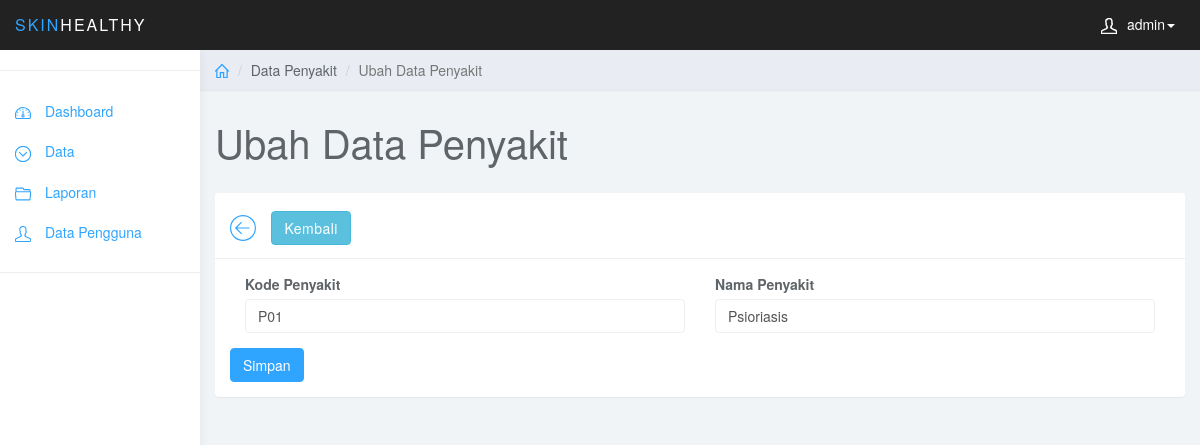
The app's page /component/admin/ubah-penyakit.php?kd_penyakit=P01 (signed in) with its own data.
### tables this page shows
CREATE TABLE `pengguna` (
  `kd_pengguna` varchar(16) NOT NULL,
  `nama` varchar(64) NOT NULL,
  `tempat_lahir` varchar(32) NOT NULL,
  `tanggal_lahir` date NOT NULL,
  `alamat` varchar(128) NOT NULL,
  `jenis_kelamin` varchar(16) NOT NULL,
  `no_telepon` varchar(16) NOT NULL,
  `email` varchar(64) NOT NULL,
  `bergabung_sejak` varchar(32) NOT NULL,
  `username` varchar(16) NOT NULL,
  `password` varchar(8) NOT NULL,
  `level` varchar(16) NOT NULL
);

CREATE TABLE `penyakit` (
  `kd_penyakit` varchar(4) NOT NULL,
  `nama_penyakit` varchar(64) NOT NULL
);

### component/functions.php (called while the page is built, shortened)
<?php
$conn = mysqli_connect("localhost", "root", "", "penyakit_kulit");
function query($query)
{
	global $conn;
	$result = mysqli_query($conn, $query);
	$rows = [];
	while ($row = mysqli_fetch_assoc($result)) {
		$rows[] = $row;
	}
	return $rows;
}

### component/admin/ubah-penyakit.php (the view, shortened to what this page needs)
<?php
require '../functions.php';
?>
<!DOCTYPE html>
<html>
<head>
  <link href="../../assets/admin/css/bootstrap.min.css" rel="stylesheet">
  <link href="../../assets/admin/css/styles.css" rel="stylesheet">
</head>
<body>
  <?php include 'template/navbar.php';  ?>
  <?php include 'template/sidebar.php'; ?>
  <div class="col-sm-9 col-sm-offset-3 col-lg-10 col-lg-offset-2 main">
    <div class="row">
      <ol class="breadcrumb">
        <li><a href="dashboard.php"><svg class="glyph stroked home">
              <use xlink:href="#stroked-home"></use>
            </svg></a></li>
        <li>Data Penyakit</li>
        <li class="active">Ubah Data Penyakit</li>
      </ol>
    </div>
    <div class="row">
      <div class="col-lg-12">
        <h1 class="page-header">Ubah Data Penyakit</h1>
      </div>
    </div>
    <div class="row">
      <div class=" col-lg-12">
        <div class="panel panel-default">
          <div class="panel-heading">
            <a href="data-penyakit.php"><svg class="glyph stroked arrow left">
                <use xlink:href="#stroked-arrow-left"></use>
              </svg>
            </a>
            <a href="data-penyakit.php" class="btn btn-info">Kembali</a>
          </div>
          <div class="panel-body">
            <form action="" method="post" role="form">
              <?php
              $kd_penyakit = $_GET["kd_penyakit"];
              $penyakit = query("SELECT * FROM penyakit WHERE kd_penyakit = '$kd_penyakit'")[0];
              ?>
              <div class="col-md-6">
                <div class="form-group">
                  <label for="kd_penyakit">Kode Penyakit</label>
                  <input class="form-control" name="kd_penyakit" id="kd_penyakit" autocomplete="off" value="<?= $penyakit["kd_penyakit"]; ?>">
                </div>
              </div>
              <div class="col-md-6">
                <div class="form-group">
                  <label for="nama_penyakit">Nama Penyakit</label>
                  <input class="form-control" name="nama_penyakit" id="nama_penyakit" autocomplete="off" value="<?= $penyakit["nama_penyakit"]; ?>">
                </div>
              </div>
              <button type="submit" name="submit" class="btn btn-primary">Simpan</button>
            </form>
          </div>
        </div>
      </div>
    </div>
  </div>
</body>
</html>

### component/admin/template/navbar.php (shortened to what this page needs)
<nav class="navbar navbar-inverse navbar-fixed-top" role="navigation">
  <div class="container-fluid">
    <div class="navbar-header">
      <a class="navbar-brand" href="#">
        <span>SKIN</span>HEALTHY</a>
      <ul class="user-menu">
        <?php
        if (isset($_COOKIE['kd_pengguna'])) :
          $kd_pengguna = $_COOKIE['kd_pengguna'];
          $result = mysqli_query($conn, "SELECT nama FROM pengguna WHERE kd_pengguna = '$kd_pengguna'");
          $row = mysqli_fetch_assoc($result);
        ?>
          <li class="dropdown pull-right">
            <a href="#" class="dropdown-toggle" data-toggle="dropdown"><svg class="glyph stroked male-user">
                <use xlink:href="#stroked-male-user"></use>
              </svg><?= $row["nama"]; ?><span class="caret"></span></a>
          <?php endif; ?>
          </li>
      </ul>
    </div>
  </div>
</nav>

### assets/admin/css/styles.css (style rules this page uses)
body { background: #f1f4f7; padding-top: 50px; color: #5f6468; }
a, a:hover, a:focus { color: #30a5ff; }
h1, h2, h3, h4, h5, h6 { color: #5f6468; }
h1 { font-weight: 300; font-size: 40px; }
.form-control { border: 1px solid #eee; box-shadow: none; }
.navbar-header .navbar-brand { color: #fff; font-size: 16px; text-transform: uppercase; font-weight: 500; letter-spacing: 2px; }
.navbar-header .navbar-brand span { color: #30a5ff; }
.btn-primary, .btn-primary:hover, .btn-primary:focus, .btn-primary:active, .btn-primary.active, .open > .dropdown-toggle.btn-primary, .btn-primary.disabled, .btn-primary[disabled], fieldset[disabled] .btn-primary, .btn-primary.disabled:hover, .btn-primary[disabled]:hover, fieldset[disabled] .btn-primary:hover, .btn-primary.disabled:focus, .btn-primary[disabled]:focus, fieldset[disabled] .btn-primary:focus, .btn-primary.disabled:active, .btn-primary[disabled]:active, fieldset[disabled] .btn-primary:active, .btn-primary.disabled.active, .btn-primary[disabled].active, fieldset[disabled] .btn-primary.active { background-color: #30a5ff; border-color: #30a5ff; }
.panel { border: 0; }
.panel-heading { font-size: 18px; font-weight: 300; letter-spacing: 0.025em; height: 66px; line-height: 45px; }
.panel-default .panel-heading { background: #fff; border-bottom: 1px solid #eee; color: #5f6468; }
.navbar { border: 0; }
.user-menu { display: inline-block; margin-top: 14px; margin-right: 10px; float: right; list-style: none; padding: 0; }
.user-menu a { color: #fff; }
@media (min-width: 768px) { .navbar-header { width: 100%; } }
.breadcrumb { border-radius: 0; padding: 10px 15px; background: #e9ecf2; box-shadow: 0 1px 1px rgba(0, 0, 0, .05); margin: 0 ; }
h1.page-header { margin-top: 30px; border-bottom: 0; }
.sidebar .glyph, .user-menu .glyph { height: 16px; width: 16px; margin: 0 10px 0 0; stroke-width: 3px; }
.user-menu .glyph { stroke-width: 4px; }
.breadcrumb .glyph { height: 14px; width: 14px; margin: -2px 0 0 0; stroke-width: 4px; }
.alert .glyph, .panel-heading .glyph { width: 26px; height: 26px; margin: 0 10px 0 0; stroke-width: 2px; }

### records on screen
pengguna: nama "admin"
penyakit: kd_penyakit "P01", nama_penyakit "Psioriasis"

### other values on screen
$menu['label'] "Dashboard"
$menu['label'] "Data"
$menu['label'] "Laporan"
$menu['label'] "Data Pengguna"
